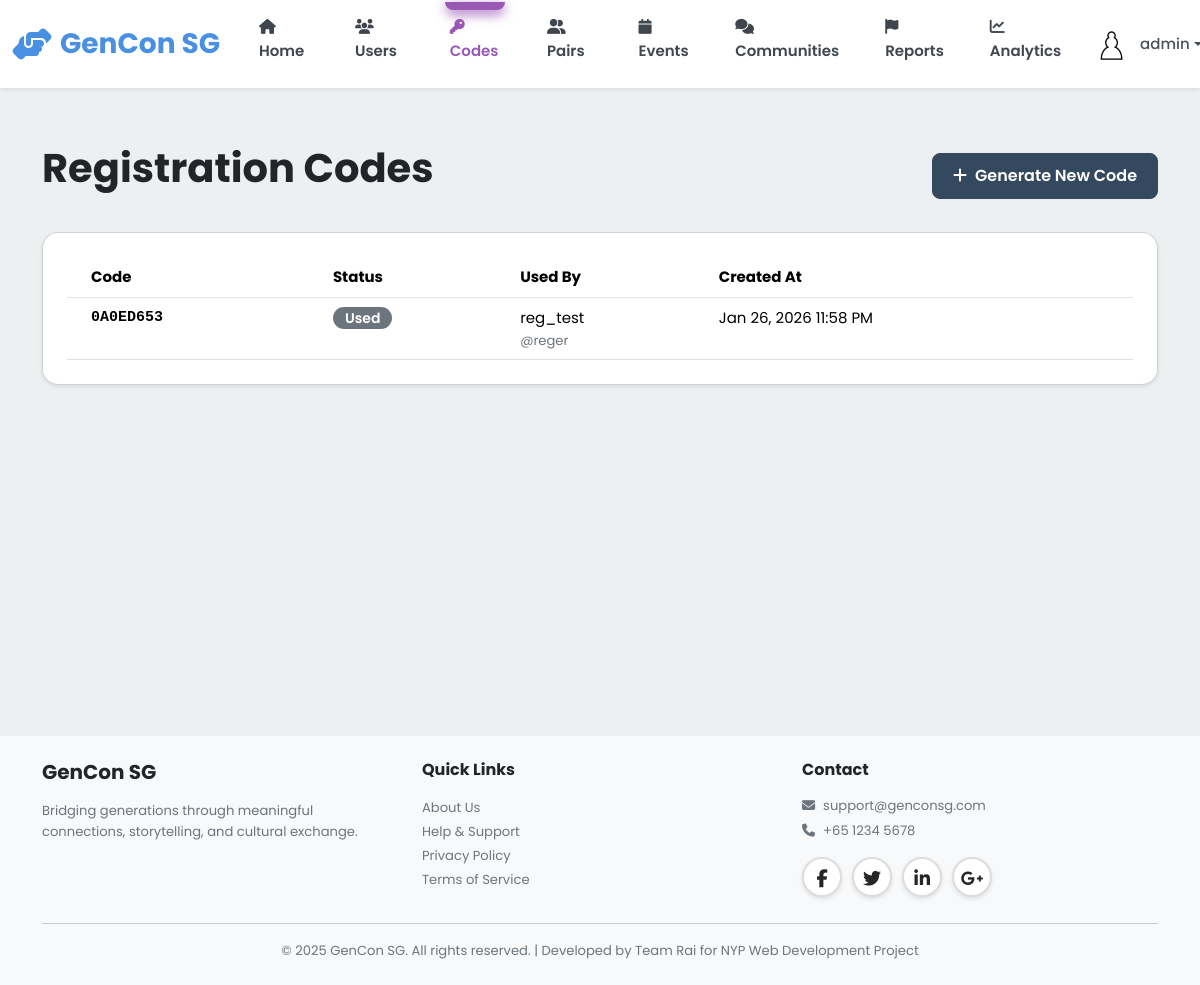
The app's page /admin/codes (signed in), older data.
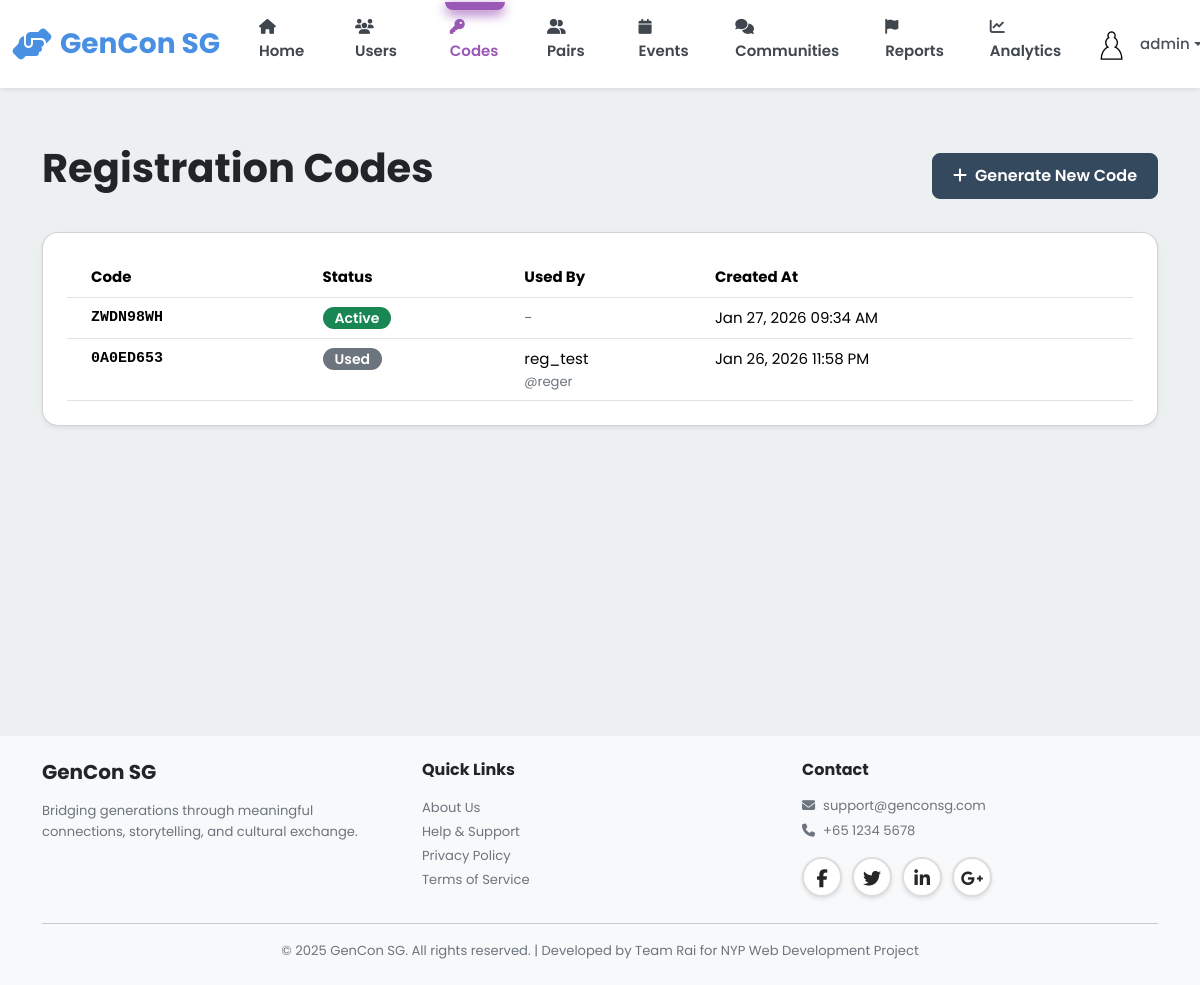
The same page, newer data.
### models.py (models this page shows, shortened)
class RegistrationCode(db.Model):
    __tablename__ = 'registration_codes'
    id = db.Column(db.Integer, primary_key=True)
    code = db.Column(db.String(20), unique=True, nullable=False)
    is_used = db.Column(db.Boolean, default=False)
    used_by_id = db.Column(db.Integer, db.ForeignKey('users.id'))
    created_at = db.Column(db.DateTime, default=datetime.utcnow)
    used_by = db.relationship('User', backref=db.backref('registration_code', uselist=False))

class User(db.Model):
    __tablename__ = 'users'
    id = db.Column(db.Integer, primary_key=True)
    username = db.Column(db.String(80), unique=True, nullable=False, index=True)
    password_hash = db.Column(db.String(255), nullable=False)
    email = db.Column(db.String(120), unique=True, nullable=False, index=True)
    full_name = db.Column(db.String(120), nullable=False)
    phone = db.Column(db.String(20))
    age = db.Column(db.Integer, nullable=False)
    bio = db.Column(db.Text)  # User biography
    school = db.Column(db.String(255))  # School or organization for youth
    role = db.Column(db.String(20), nullable=False)  # 'senior', 'youth', or 'admin'
    elo = db.Column(db.Integer, default=1200) # Default ELO rating
    profile_picture = db.Column(db.String(255), default='images/default-avatar.png')
    disable_reason = db.Column(db.Text)
    interests_json = db.Column(db.Text)  # Stores interests as JSON array
    languages_json = db.Column(db.Text)  # Stores languages as JSON array
    accessibility_settings_json = db.Column(db.Text)  # Stores settings as JSON object
    created_at = db.Column(db.DateTime, default=datetime.utcnow, nullable=False)
    last_active = db.Column(db.DateTime, default=datetime.utcnow, nullable=False)
    is_active = db.Column(db.Boolean, default=True)
    stories = db.relationship('Story', back_populates='user', lazy='dynamic')
    sent_messages = db.relationship('Message', foreign_keys='Message.sender_id',
                                   back_populates='sender', lazy='dynamic')
    received_messages = db.relationship('Message', foreign_keys='Message.recipient_id',
                                       back_populates='recipient', lazy='dynamic')
    senior_pairs = db.relationship('Pair', foreign_keys='Pair.senior_id',
                                   back_populates='senior', lazy='dynamic')
    youth_pairs = db.relationship('Pair', foreign_keys='Pair.youth_id',
                                 back_populates='youth', lazy='dynamic')
    streak = db.relationship('Streak', back_populates='user', uselist=False)
    badges = db.relationship('Badge', back_populates='user', lazy='dynamic')
    checkins = db.relationship('Checkin', back_populates='user', lazy='dynamic')
    @property
    def interests(self):
        """Get interests as Python list from JSON string."""
        if self.interests_json:
            return json.loads(self.interests_json)
        return []
    @interests.setter
    def interests(self, value):
        """Set interests from Python list, store as JSON string."""
        self.interests_json = json.dumps(value)
    @property
    def languages(self):
        """Get languages as Python list from JSON string."""
        if self.languages_json:
            return json.loads(self.languages_json)
        return []
    @languages.setter
    def languages(self, value):
        """Set languages from Python list, store as JSON string."""
        self.languages_json = json.dumps(value)
    @property
    def accessibility_settings(self):
        """Get accessibility settings as Python dict from JSON string."""
        if self.accessibility_settings_json:
            return json.loads(self.accessibility_settings_json)
        return {}

### blueprints/admin.py (the view, shortened to what this page needs)
@admin_bp.route('/codes', methods=['GET', 'POST'])
@admin_required
def codes():
    all_codes = RegistrationCode.query.order_by(RegistrationCode.created_at.desc()).all()
    return render_template('admin/codes.html', codes=all_codes)

### app.py (called while the page is built)
@app.context_processor
def inject_user():
    user_streak = 0
    if 'user_id' in session:
        from models import Streak
        streak = Streak.query.filter_by(user_id=session['user_id']).first()
        if streak:
            user_streak = streak.current_streak
    return dict(session=session, user_streak=user_streak)

@app.after_request
def add_security_headers(response):
    csp = (
        "default-src 'self'; "
        "script-src 'self' 'unsafe-inline' 'unsafe-eval' blob: https://cdn.jsdelivr.net https://cdnjs.cloudflare.com; "
        "style-src 'self' 'unsafe-inline' https://cdn.jsdelivr.net https://cdnjs.cloudflare.com https://fonts.googleapis.com; "
        "font-src 'self' https://cdnjs.cloudflare.com https://fonts.gstatic.com; "
        "img-src 'self' data: blob: https:; "
        "connect-src 'self' ws: wss: https://cdn.jsdelivr.net https://cdnjs.cloudflare.com; "
        "worker-src 'self' blob:;"
    )
    response.headers['Content-Security-Policy'] = csp
    return response

@app.template_filter('format_date')
def format_date_filter(date, format='%B %d, %Y'):
    if date:
        return (date + timedelta(hours=8)).strftime(format)
    return ''

### templates/admin/codes.html (shortened to what this page needs)
{% extends "base.html" %}
{% block content %}
<div class="container py-4">
    <div class="d-flex justify-content-between align-items-center mb-4">
        <h1>Registration Codes</h1>
        <form method="POST" action="{{ url_for('admin.codes') }}">
            <button type="submit" class="btn btn-primary">
                <i class="fas fa-plus me-2"></i>Generate New Code
            </button>
        </form>
    </div>
    <div class="card shadow-sm">
        <div class="card-body p-0">
            <div class="table-responsive">
                <table class="table table-hover mb-0">
                    <thead class="bg-light">
                        <tr>
                            <th class="ps-4">Code</th>
                            <th>Status</th>
                            <th>Used By</th>
                            <th>Created At</th>
                        </tr>
                    </thead>
                    <tbody>
                        {% for code in codes %}
                        <tr>
                            <td class="ps-4 fw-bold font-monospace">{{ code.code }}</td>
                            <td>
                                {% if code.is_used %}
                                <span class="badge bg-secondary">Used</span>
                                {% else %}
                                <span class="badge bg-success">Active</span>
                                {% endif %}
                            </td>
                            <td>
                                {% if code.used_by %}
                                <a href="{{ url_for('admin.user_detail', user_id=code.used_by.id) }}" class="text-decoration-none">
                                    {{ code.used_by.full_name }}
                                </a>
                                <small class="text-muted d-block">@{{ code.used_by.username }}</small>
                                {% else %}
                                <span class="text-muted">-</span>
                                {% endif %}
                            </td>
                            <td>{{ code.created_at|format_date('%b %d, %Y %I:%M %p') }}</td>
                        </tr>
                        {% else %}
                        <tr>
                            <td colspan="4" class="text-center py-4 text-muted">
                                No registration codes generated yet.
                            </td>
                        </tr>
                        {% endfor %}
                    </tbody>
                </table>
            </div>
        </div>
    </div>
</div>
{% endblock %}

Row changes from the older to the newer data that the page shows:
added RegistrationCode: code "ZWDN98WH", is_used "Active", created_at "Jan 27, 2026 09:34 AM"
